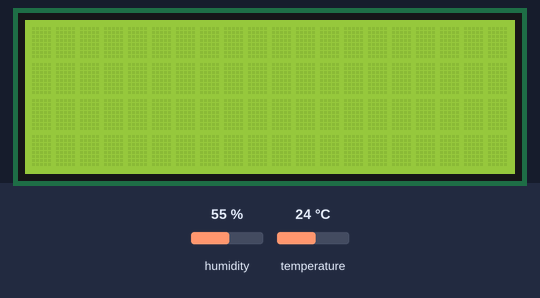
A sketch run on a simulated Arduino Uno, built with avr-gcc and run on an emulated ATmega328P. On the bench: 20×4 character LCD. The test bench sets the inputs (shaded band); at power-on: humidity 55 %, temperature 24 °C. What the sketch prints to the serial monitor is not drawn.

Above: at 1.2 s.
1.3 s: humidity set to 22 %
At 10.6 s:
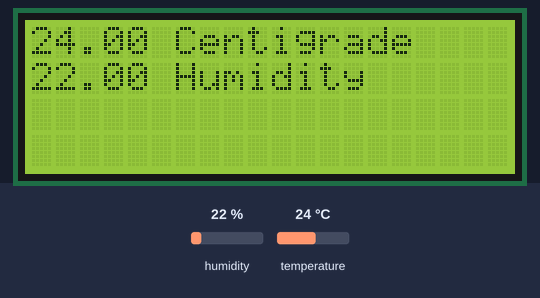
11.6 s: temperature set to 12 °C
At 20.8 s:
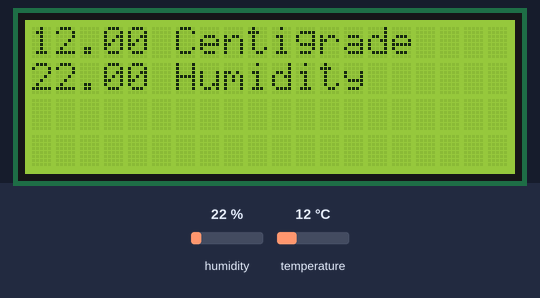
21.7 s: humidity set to 40 %
At 31.1 s:
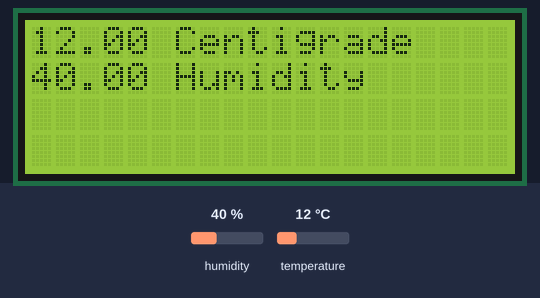
31.7 s: temperature set to 19 °C
Timing chart, 0 to 34.7 s (numbered marks = the images above; inputs shaded):
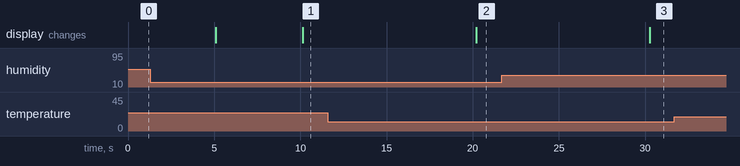

Measured:
- after the input at 1.3 s, the display: first differs from a run without the input after 8.8 s (image 1)
- after the input at 11.6 s, the display: changes after 8.6 s (image 2)
- after the input at 21.7 s, the display: changes after 8.6 s (image 3)

The sketch:

LCD2004_DHT22_OKOK.ino
```cpp
/* YourDuino.com Example Software Sketch
   DHT11 Humidity and Temperature Sensor test
   Displayed on I2C LCD Display
   Credits: Rob Tillaart
   http://arduino-info.wikispaces.com/PROJECT-Temp-Humidity-Display
   terry@yourduino.com */

/*-----( Import needed libraries )-----*/
#include <SPI.h>
#include <Wire.h>
#include <LiquidCrystal_I2C.h>
#include <DHT.h>


/*-----( Declare objects )-----*/
// set the LCD address to 0x27 for a 20 chars 4 line display
// Set the pins on the I2C chip used for LCD connections:
//                    addr, en,rw,rs,d4,d5,d6,d7,bl,blpol
LiquidCrystal_I2C lcd(0x27, 2, 1, 0, 4, 5, 6, 7, 3, POSITIVE);  // Set the LCD I2C address

#define DHTPIN 7     // what pin we're connected to
#define DHTTYPE DHT22   // DHT 22  (AM2302)
DHT dht(DHTPIN, DHTTYPE); //// Initialize DHT sensor for normal 16mhz Arduino

/*-----( Declare Constants, Pin Numbers )-----*/


void setup()   /*----( SETUP: RUNS ONCE )----*/
{
  Serial.begin(9600); //(Remove all 'Serial' commands if not needed)
    dht.begin();
  lcd.begin(20,4);         // initialize the lcd for 20 chars 4 lines, turn on backlight
  lcd.backlight();
}/*--(end setup )---*/

void loop()   /*----( LOOP: RUNS CONSTANTLY )----*/
{
float t = dht.readTemperature();
float h = dht.readHumidity();
delay(5000);

//t = ((float)t)-3;
//if (isnan(t) || isnan(h)) {
//lcd.setCursor(5,1);
//lcd.println("fail");
//} else {
lcd.setCursor(0,0);
lcd.print(t);
lcd.print(" Centigrade");
lcd.setCursor(0,1);
lcd.print(h);
lcd.print(" Humidity");
Serial.print(t);
Serial.print(" Centigrade");
Serial.print(" ");
Serial.print(h);
Serial.println(" Humidity");
//}
}/* --(end main loop )-- */
```
